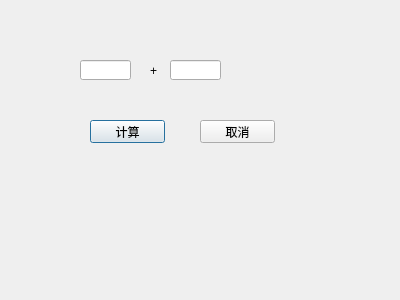
<?xml version="1.0" encoding="UTF-8"?>
<ui version="4.0">
 <class>TestDialog</class>
 <widget class="QDialog" name="TestDialog">
  <property name="geometry">
   <rect>
    <x>0</x>
    <y>0</y>
    <width>400</width>
    <height>300</height>
   </rect>
  </property>
  <property name="windowTitle">
   <string>Dialog</string>
  </property>
  <widget class="QLineEdit" name="lineEdit">
   <property name="geometry">
    <rect>
     <x>80</x>
     <y>60</y>
     <width>51</width>
     <height>20</height>
    </rect>
   </property>
  </widget>
  <widget class="QLabel" name="label_2">
   <property name="geometry">
    <rect>
     <x>150</x>
     <y>65</y>
     <width>54</width>
     <height>12</height>
    </rect>
   </property>
   <property name="text">
    <string>+</string>
   </property>
  </widget>
  <widget class="QLineEdit" name="lineEdit_2">
   <property name="geometry">
    <rect>
     <x>170</x>
     <y>60</y>
     <width>51</width>
     <height>20</height>
    </rect>
   </property>
  </widget>
  <widget class="QPushButton" name="pushButton">
   <property name="geometry">
    <rect>
     <x>90</x>
     <y>120</y>
     <width>75</width>
     <height>23</height>
    </rect>
   </property>
   <property name="text">
    <string>计算</string>
   </property>
  </widget>
  <widget class="QPushButton" name="pushButton_2">
   <property name="geometry">
    <rect>
     <x>200</x>
     <y>120</y>
     <width>75</width>
     <height>23</height>
    </rect>
   </property>
   <property name="text">
    <string>取消</string>
   </property>
  </widget>
 </widget>
 <resources/>
 <connections/>
</ui>
